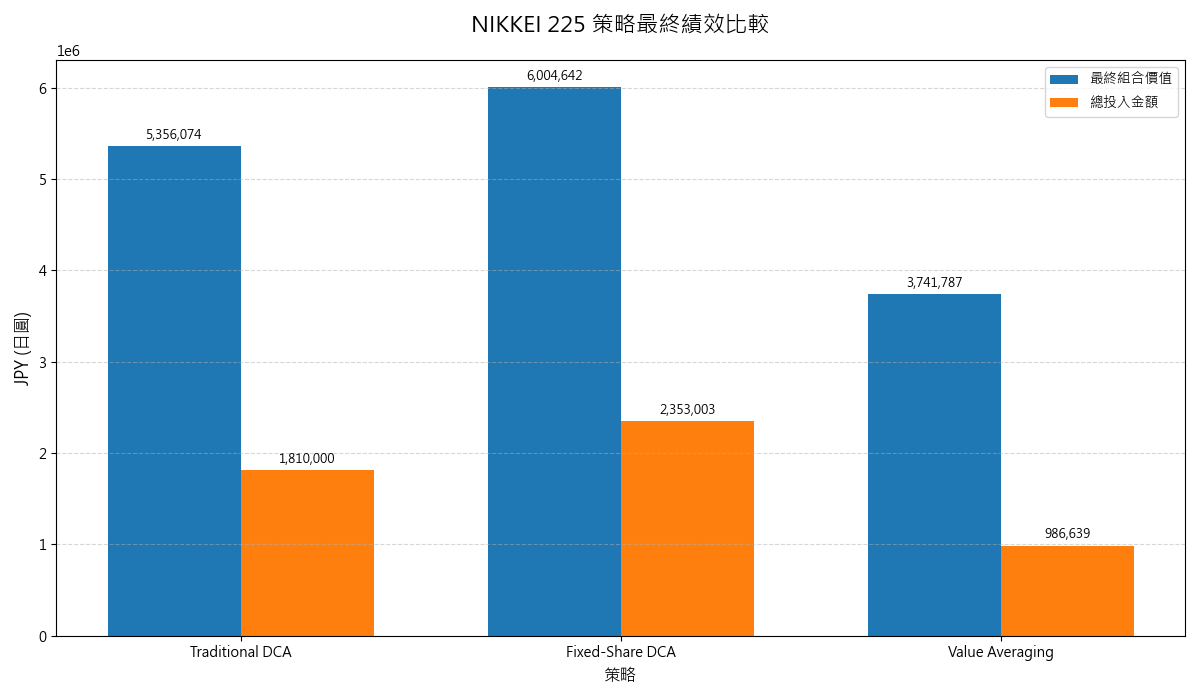

The script that drew this image:
import pandas as pd
import matplotlib.pyplot as plt
import numpy as np
import os

# 1. 設定路徑
desktop_path = os.path.join(os.path.expanduser("~"), "Desktop")
file_path = os.path.join(desktop_path, "cat2.csv")

# 設定中文字體與負號顯示
plt.rcParams['font.sans-serif'] = ['Microsoft JhengHei'] 
plt.rcParams['axes.unicode_minus'] = False

try:
    # 2. 讀取 cat2.csv
    # 假設你的 csv 結構如下：
    # Strategy, Total_Invested, Final_Value
    # Standard DCA, 1800000, 5300000
    # Fixed Shares, 1800000, 4300000
    # Value Averaging, 850000, 3200000
    try:
        df = pd.read_csv(file_path, encoding='utf-8-sig')
    except:
        df = pd.read_csv(file_path, encoding='cp950')

    # 3. 準備繪圖數據
    labels = df['Strategy'].tolist()
    final_value = df['Final_Value'].tolist()
    total_invested = df['Total_Invested'].tolist()

    x = np.arange(len(labels))  # 標籤位置
    width = 0.35  # 長條圖寬度

    # 4. 開始畫圖
    fig, ax = plt.subplots(figsize=(12, 7), dpi=100)
    
    # 繪製長條圖
    rects1 = ax.bar(x - width/2, final_value, width, label='最終組合價值', color='#1f77b4')
    rects2 = ax.bar(x + width/2, total_invested, width, label='總投入金額', color='#ff7f0e')

    # 5. 圖表裝飾
    ax.set_title('NIKKEI 225 策略最終績效比較', fontsize=16, pad=20)
    ax.set_ylabel('JPY (日圓)', fontsize=12)
    ax.set_xlabel('策略', fontsize=12)
    ax.set_xticks(x)
    ax.set_xticklabels(labels)
    ax.legend()

    # 加入水平網格線 (虛線)
    ax.yaxis.grid(True, linestyle='--', alpha=0.5)
    
    # 在長條圖上方顯示數值 (選配，若數字太擠可移除)
    def autolabel(rects):
        for rect in rects:
            height = rect.get_height()
            ax.annotate(f'{height:,.0f}',
                        xy=(rect.get_x() + rect.get_width() / 2, height),
                        xytext=(0, 3),  # 3點垂直偏移
                        textcoords="offset points",
                        ha='center', va='bottom', fontsize=9)

    autolabel(rects1)
    autolabel(rects2)

    plt.tight_layout()
    
    # 顯示圖表
    plt.show()
    print("✅ 策略對比圖表已生成！")

except Exception as e:
    print(f"❌ 繪圖失敗：{e}")
    print("請確保 cat2.csv 包含 'Strategy', 'Total_Invested', 'Final_Value' 三個欄位。")
